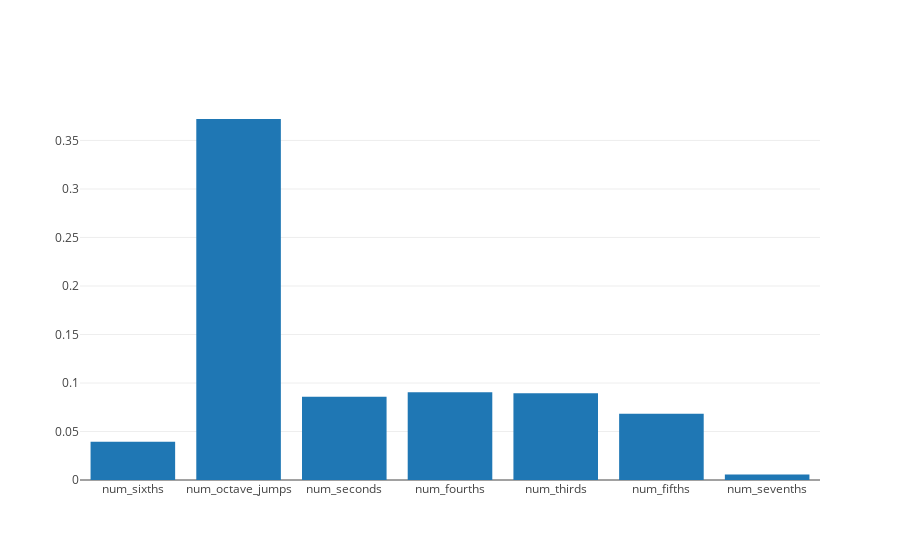

Notebook cell for this chart:
### Code cell
evaluator.evaluate_melody(markov_melody)
interval_stats = evaluator.eval_stats['interval_stats']
data = [go.Bar(x=[key for key in interval_stats.keys()], y=[val for val in interval_stats.values()])]
iplot(go.Figure(data=data), filename='test.png')

### Figure 1 — Plotly figure (JSON) as saved in the notebook; plotly's stock layout.template omitted (floating-point values rounded to 4 significant figures)
{"data": [{"type": "bar", "x": ["num_sixths", "num_octave_jumps", "num_seconds", "num_fourths", "num_thirds", "num_fifths", "num_sevenths"], "y": [0.03934, 0.3722, 0.08592, 0.09058, 0.08954, 0.06832, 0.005694]}], "layout": {}}
